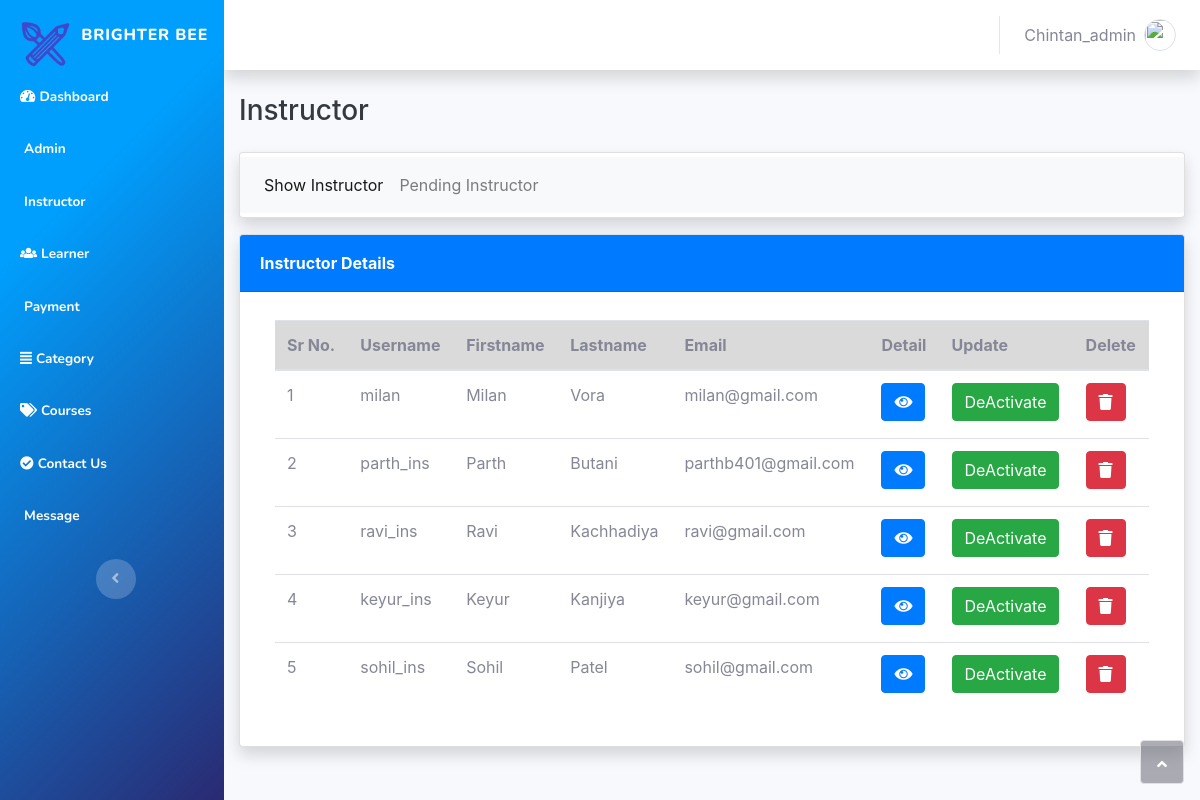
Screenshot of /admin/show-instructor.php (signed in) with the database file from the repository.
### tables this page shows
CREATE TABLE `instructor` (
  `id` int(11) NOT NULL,
  `user_id` int(11) NOT NULL,
  `degree` varchar(200) NOT NULL,
  `Experience` text NOT NULL DEFAULT '0',
  `university` text NOT NULL,
  `about` varchar(1000) NOT NULL,
  `img` text DEFAULT 'entities/ins/42_avatar.png',
  `resume` text DEFAULT NULL,
  `status` tinytext NOT NULL DEFAULT '0'
);

CREATE TABLE `users` (
  `id` int(11) NOT NULL,
  `firstName` varchar(25) NOT NULL,
  `lastName` varchar(25) NOT NULL,
  `username` varchar(25) NOT NULL,
  `role` int(11) NOT NULL DEFAULT 3,
  `email` varchar(50) NOT NULL,
  `password` varchar(255) NOT NULL,
  `signUpDate` datetime NOT NULL DEFAULT current_timestamp(),
  `isSubscribed` tinyint(4) NOT NULL DEFAULT 0,
  `auth` varchar(5000) NOT NULL
);

### admin/show-instructor.php (the view, shortened to what this page needs)
<?php
require_once("include/header.php");
?>
<!DOCTYPE html>
<html>
<head>
<link rel="stylesheet" href="assets/bootstrap/css/bootstrap.min.css">
    <link rel="stylesheet" href="assets/fonts/fontawesome-all.min.css">
    <link rel="stylesheet" type="text/css" href="https://cdnjs.cloudflare.com/ajax/libs/twitter-bootstrap/4.1.1/css/bootstrap.min.css"/>
    <link rel="stylesheet" type="text/css" href="https://cdn.datatables.net/v/bs4-4.1.1/jq-3.3.1/dt-1.10.21/datatables.min.css"/>
</head>
<body id="page-top">
    <div id="wrapper">
        <?php require_once("include/sidebar.php");?>
        <div class="d-flex flex-column" id="content-wrapper">
            <div id="content">
                <?php require_once("include/topbar.php");?>
                <div class="container-fluid">
                    <h3 class="text-dark mb-4">Instructor</h3>
                    <div class="row mb-3">
                        <div class="col-lg-12">
                            <div class="row">
                                <div class="col">
                                    <div class="card shadow mb-3 py-1">
                                        <nav class="navbar navbar-expand-lg navbar-light bg-light">
                                            <div class="" id="navbarNav">
                                                <ul class="navbar-nav">
                                                <li class="nav-item active">
                                                    <a class="nav-link" href="show-instructor.php">Show Instructor<span class="sr-only">(current)</span></a>
                                                </li>
                                                <li class="nav-item ">
                                                    <a class="nav-link" href="activate-instructor.php">Pending Instructor</span></a>
                                                </li>
                                                </ul>
                                            </div>
                                        </nav>
                                    </div>
                                    <div class="card shadow mb-3">
                                        <div class="card-header bg-primary py-3">
                                            <p class="text-white m-0 font-weight-bold">Instructor Details</p>
                                        </div>
                                        <div class="container-fluid">
                                            <div class="card-body">
                                                <div class="table-responsive table mt-2" id="dataTable" role="grid" aria-describedby="dataTable_info">
                                                    <table class="table  table-hover  my-0"  id="dataTable">
                                                        <thead >
                                                            <tr class="table-active">
                                                                <th>Sr&nbsp;No.</th>
                                                                <th>Username</th>
                                                                <th>Firstname</th>
                                                                <th>Lastname</th>
                                                                <th>Email</th>
                                                                <th>Detail</th>
                                                                <th>Update</th>
                                                                <th>Delete</th>
                                                            </tr>
                                                        </thead>
                                                        <tbody>
                                                            <?php
                                                                $query = $con->prepare("SELECT * FROM instructor WHERE status = 1");
                                                                $query->execute();
                                                                $c=0;
                                                                if ($query->rowCount() != 0) {
                                                                    while($row = $query->fetch(PDO::FETCH_ASSOC)) {
                                                                        $user_id = $row["user_id"];
                                                                        $user_query = $con->prepare("SELECT * FROM users WHERE id = $user_id AND role = 2");
                                                                        $user_query->execute();
                                                                        $user_row = $user_query->fetch(PDO::FETCH_ASSOC);
                                                                        $c++;
                                                                    echo "
                                                                    <tr><td>$c</td>
                                                                    <td>".$user_row["username"].
                                                                    "</td><td>".$user_row["firstName"].
                                                                    "</td><td>".$user_row["lastName"].
                                                                    "</td><td>".$user_row["email"].
                                                                    "</td><td>"."<a href='instructordetails.php?instructor=$row[user_id]' style='margin-bottom:5px;' class='btn btn-primary'>
                                                                        <i class='fas fa-eye'></i>
                                                                        </a>".
                                                                        "</td><td>".
                                                                        "<a href='update.php?instructor=$user_id' style='margin-bottom:5px;' class='btn btn-success'>
                                                                        DeActivate
                                                                        </a></td><td>".
                                                                        "<a href='delete.php?instructor=$user_id' style='margin-bottom:5px;' class='btn btn-danger'>
                                                                        <i class='fas fa-trash'></i>
                                                                        </a>";
                                                                    }
                                                                    echo "</table>";
                                                                    }
                                                                    else {
                                                                        echo "<tr><td colspan='7' class='text-center'>No  Instructor Found in Db </td></tr>";
                                                                    }
                                                            ?>
                                            </div>
                                        </div>
                                    </div>
                                </div>
                            </div>
                        </div>
                    </div>
                </div>
            </div>
        </div>
    </div>
        <a class="border rounded d-inline scroll-to-top" href="#page-top"><i class="fas fa-angle-up"></i></a>
    </div>
</body>
</html>

### rows the page displays
instructor: user.username "milan", user.firstName "Milan", user.lastName "Vora", user.email "milan@gmail.com"
instructor: user.username "parth_ins", user.firstName "Parth", user.lastName "Butani", user.email "parthb401@gmail.com"
instructor: user.username "ravi_ins", user.firstName "Ravi", user.lastName "Kachhadiya", user.email "ravi@gmail.com"
instructor: user.username "keyur_ins", user.firstName "Keyur", user.lastName "Kanjiya", user.email "keyur@gmail.com"
instructor: user.username "sohil_ins", user.firstName "Sohil", user.lastName "Patel", user.email "sohil@gmail.com"

### other values shown
$adminLoggedIn "Chintan_admin"
